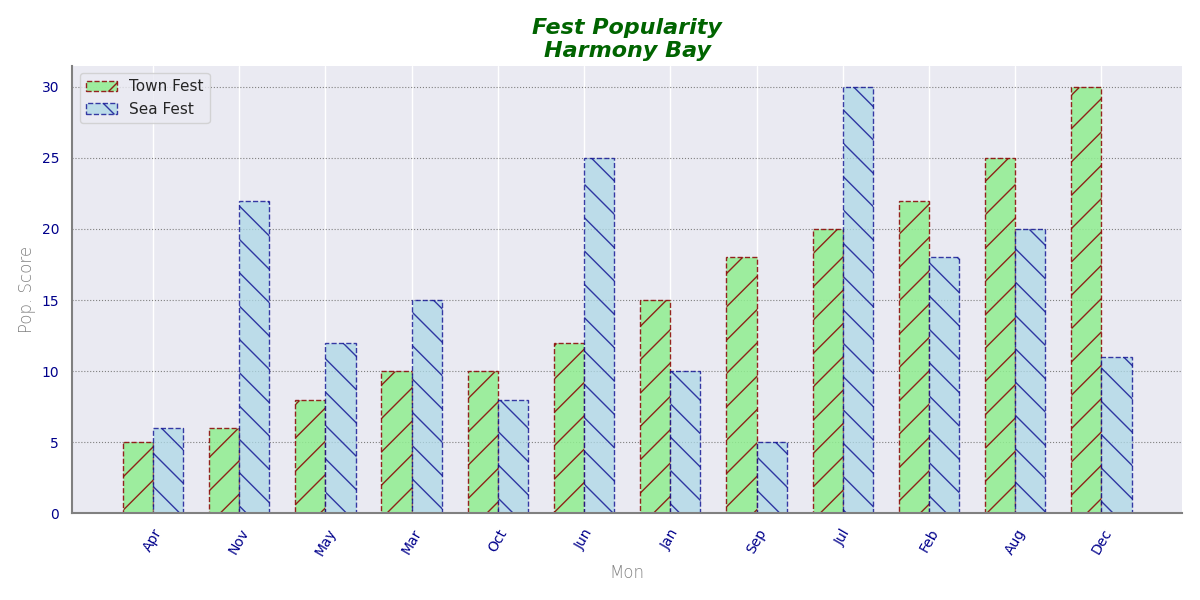

The script that drew this image:
import numpy as np
import matplotlib.pyplot as plt

months = np.arange(1, 13)
popularity_scores_festival1 = np.array([15, 22, 10, 5, 8, 12, 20, 25, 18, 10, 6, 30])
popularity_scores_festival2 = np.array([10, 18, 15, 6, 12, 25, 30, 20, 5, 8, 22, 11])

sorted_indices_festival1 = np.argsort(popularity_scores_festival1)
sorted_scores_festival1 = popularity_scores_festival1[sorted_indices_festival1]
sorted_indices_festival2 = np.argsort(popularity_scores_festival2)
sorted_scores_festival2 = popularity_scores_festival2[sorted_indices_festival1]

sorted_month_labels = ['Jan', 'Feb', 'Mar', 'Apr', 'May', 'Jun', 'Jul', 'Aug', 'Sep', 'Oct', 'Nov', 'Dec']
sorted_month_labels = [sorted_month_labels[i] for i in sorted_indices_festival1]

plt.figure(figsize=(12, 6))
bar_width = 0.35
indices = np.arange(len(sorted_month_labels))

plt.bar(indices, sorted_scores_festival1, bar_width, label='Town Fest', color='lightgreen', edgecolor='darkred', alpha=0.85, linestyle='--', hatch='/')
plt.bar(indices + bar_width, sorted_scores_festival2, bar_width, label='Sea Fest', color='lightblue', edgecolor='darkblue', alpha=0.75, linestyle='--', hatch='\\')

plt.title("Fest Popularity\nHarmony Bay", fontsize=16, fontweight='bold', style='italic', color='darkgreen')
plt.xlabel("Mon", fontsize=12, fontweight='light', color='grey')
plt.ylabel("Pop. Score", fontsize=12, fontweight='light', color='grey')
plt.xticks(indices + bar_width / 2, sorted_month_labels, rotation=60, fontsize=10, fontweight='medium', color='darkblue')
plt.yticks(fontsize=10, fontweight='medium', color='darkblue')
plt.grid(axis='y', color='grey', linestyle=':', linewidth=0.8)

plt.legend()
plt.gca().spines['top'].set_visible(False)
plt.gca().spines['right'].set_visible(False)
plt.gca().spines['bottom'].set_color('grey')
plt.gca().spines['left'].set_color('grey')
plt.gca().spines['bottom'].set_linewidth(1.5)
plt.gca().spines['left'].set_linewidth(1.5)

plt.tight_layout()
plt.show()
